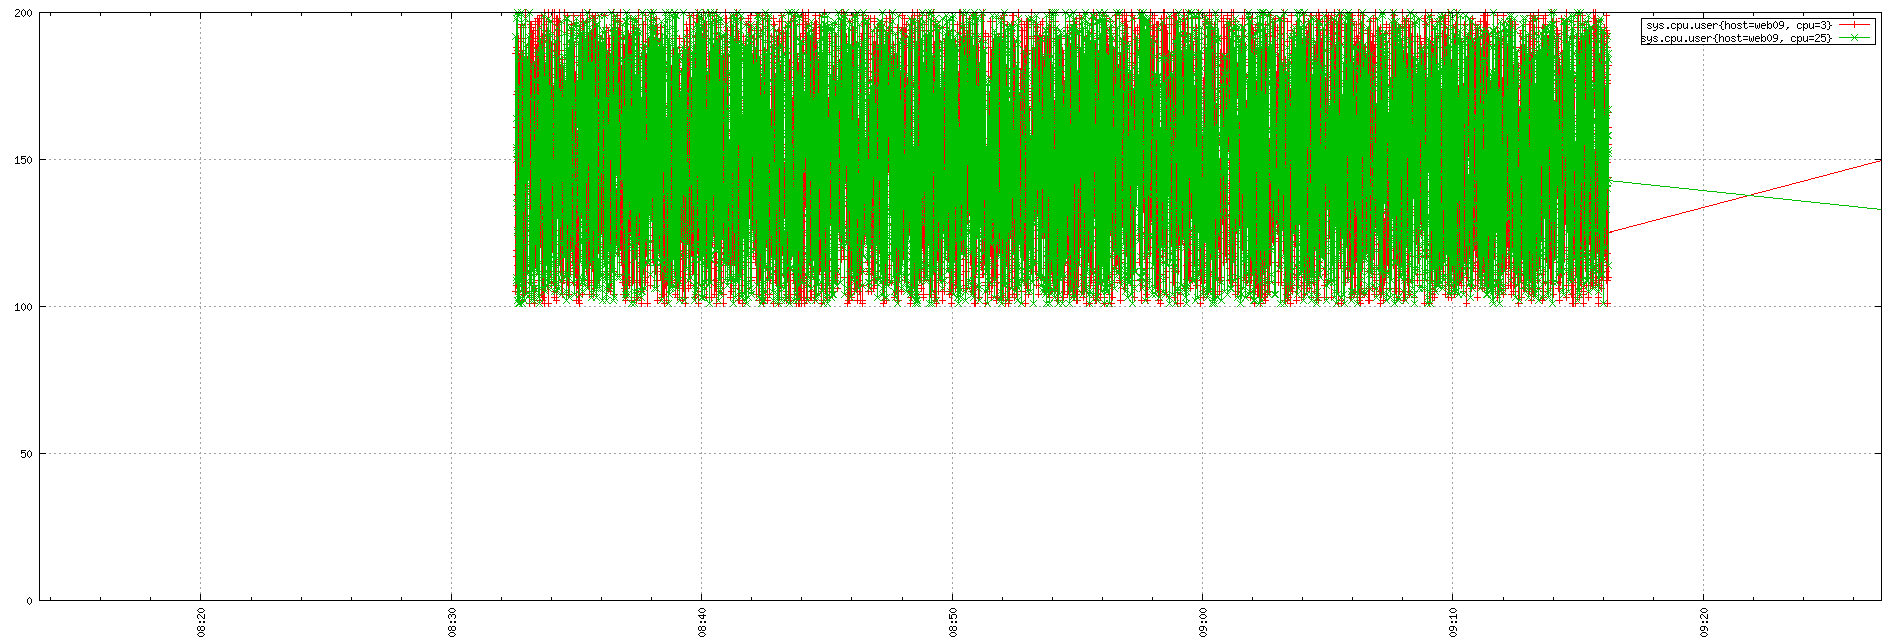

This figure's gnuplot source:
set term png small size 1900,644
set xdata time
set timefmt "%s"
if (GPVAL_VERSION < 4.6) set xtics rotate; else set xtics rotate right
set output "${TMPDIR-'tmp'}/tsd/ecd4ab0.png"
set xrange ["1673770413":"1673774827"]
set format x "%H:%M"
set grid
set style data linespoint
set key right box
set yrange [0:]
plot  "${TMPDIR-'tmp'}/tsd/ecd4ab0_0.dat" using 1:2 title "sys.cpu.user{host=web09, cpu=3}", \
 "${TMPDIR-'tmp'}/tsd/ecd4ab0_1.dat" using 1:2 title "sys.cpu.user{host=web09, cpu=25}"
